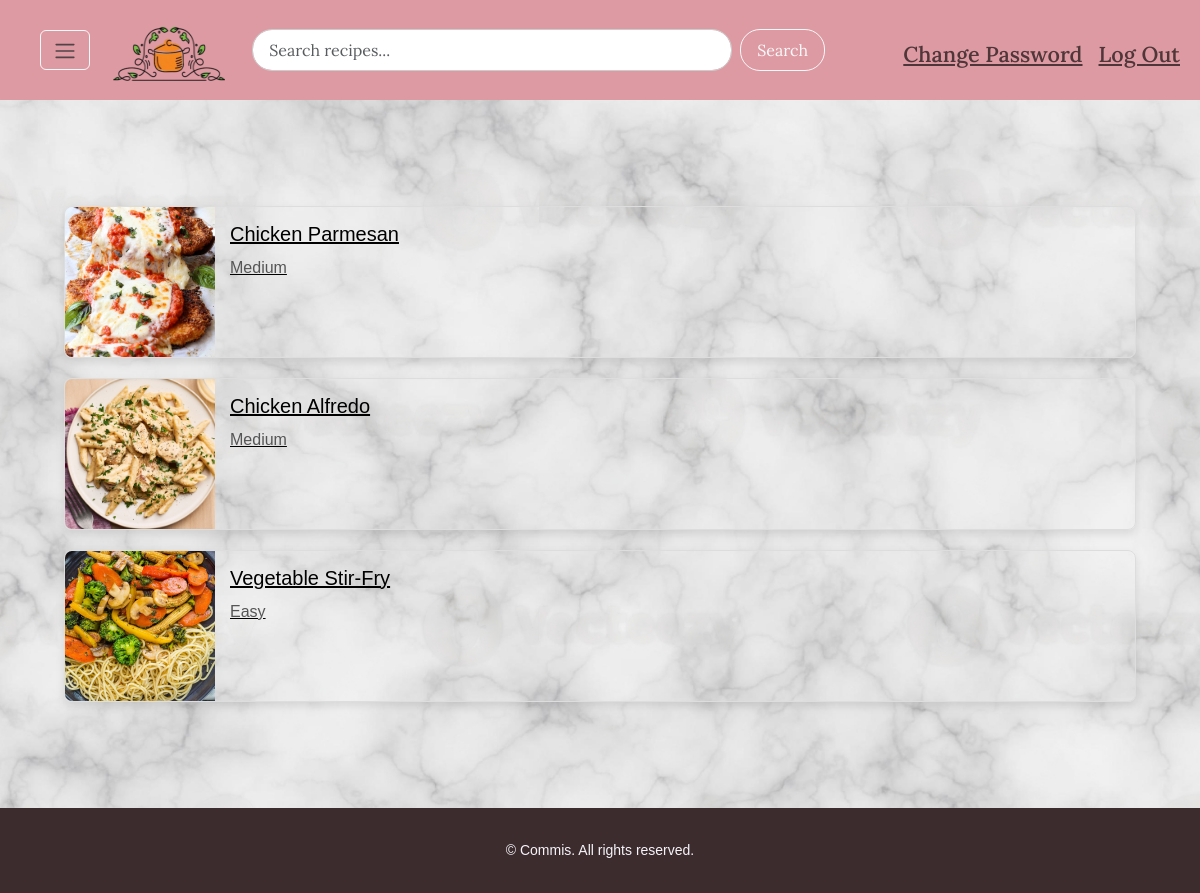
Screenshot of /history (signed in) with the database file from the repository.
### tables this page shows
CREATE TABLE recipes (
    recipe_id INTEGER PRIMARY KEY,
    user_id INTEGER,
    title TEXT NOT NULL,
    ingredients TEXT NOT NULL,
    instructions TEXT NOT NULL,
    difficulty TEXT,
    image_url TEXT,
    FOREIGN KEY (user_id) REFERENCES users(user_id)
);

### app.py (the view)
@app.route("/history", methods=["GET", "POST"])
@login_required
def history():
    raw_history = db.execute("""
        SELECT recipes.recipe_id, recipes.title, recipes.difficulty, recipes.image_url
        FROM history
        JOIN recipes ON history.recipe_id = recipes.recipe_id
        WHERE history.user_id = ?
        ORDER BY history.history_id DESC
    """, session["user_id"])
    seen = set()
    unique_history = []
    for item in raw_history:
        if item['recipe_id'] not in seen:
            seen.add(item['recipe_id'])
            unique_history.append(item)
    return render_template("history.html", history=unique_history)

### app.py (called while the page is built)
@app.after_request
def after_request(response):
    response.headers["Cache-Control"] = "no-cache, no-store, must-revalidate"
    response.headers["Expires"] = 0
    response.headers["Pragma"] = "no-cache"
    return response

### helpers.py (called while the page is built)
def login_required(f):
    @wraps(f)
    def decorated_function(*args, **kwargs):
        if session.get("user_id") is None:
            return redirect("/login")
        return f(*args, **kwargs)
    return decorated_function

### templates/history.html (shortened to what this page needs)
{% extends "layout.html" %}
{% block main %}
    <div class="container my-5">
        <div class="d-flex flex-wrap justify-content-start">
            {% for i in history %}
            <div class="recipe-card-alt-wrapper">
                <a href="{{ url_for('recipe', recipe_id=i.recipe_id) }}" class="recipe-card-alt-link">
                    <div class="recipe-card-alt">
                        <img src="{{ i.image_url }}" alt="{{ i.title }}" class="recipe-card-alt-img">
                        <div class="recipe-card-alt-body">
                            <h4 class="recipe-card-alt-title">{{ i.title }}</h4>
                            <p class="recipe-card-alt-text">{{ i.difficulty }}</p>
                        </div>
                    </div>
                </a>
            </div>
            {% endfor %}
        </div>
    </div>
{% endblock %}

### static/styles.css (style rules this page uses)
html, body { height: 100%; margin: 0; }
body { background-image: url('/static/marble.jpg'); background-size: cover; background-position: center; background-repeat: no-repeat; background-attachment: fixed; }
.d-flex { display: flex; flex-wrap: wrap; justify-content: start; }
.recipe-card-alt-wrapper { margin: 10px; width: 100%; }
.recipe-card-alt-link { text-decoration: none; color: inherit; }
.recipe-card-alt { display: flex; border: 1px solid #ddd; border-radius: 8px; overflow: hidden; box-shadow: 0 4px 8px rgba(0, 0, 0, 0.1); transition: transform 0.3s; }
.recipe-card-alt-img { width: 150px; height: 150px; object-fit: cover; }
.recipe-card-alt-body { padding: 15px; flex-grow: 1; }
.recipe-card-alt-title { margin: 0 0 10px; font-size: 1.25rem; }
.recipe-card-alt-text { margin: 0; color: #555; }
a { text-decoration: underline !important; }
body { background-color: #f4f4f9; color: #000000; margin: 0; padding: 0; font-family: Arial, sans-serif; }

### rows the page displays
recipes: image_url (picture), title "Chicken Parmesan", difficulty "Medium"
recipes: image_url (picture), title "Chicken Alfredo", difficulty "Medium"
recipes: image_url (picture), title "Vegetable Stir-Fry", difficulty "Easy"
